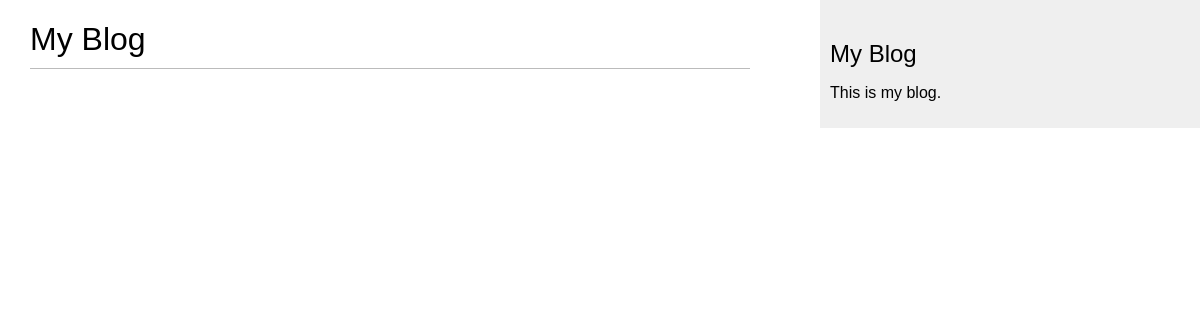
The page /blog/ on the database as committed earlier.
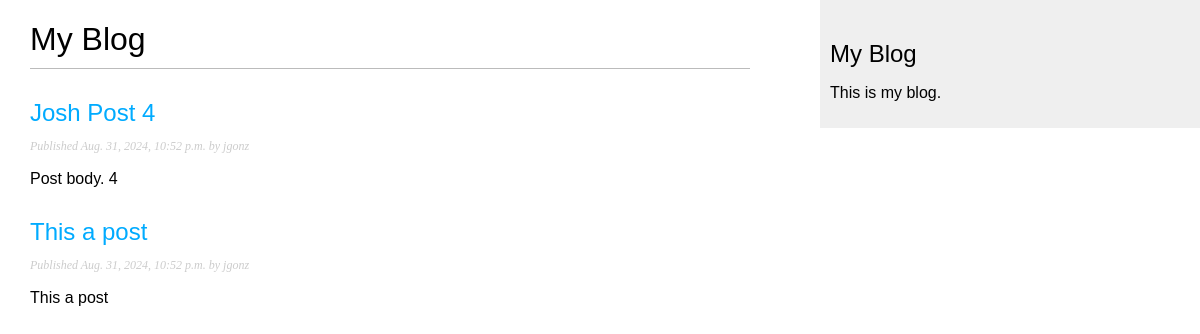
The same page on the database as committed later.
### blog/models.py (models this page shows, shortened)
class Post(models.Model):
    class Status(models.TextChoices):
        DRAFT = 'DF', 'Draft'
        PUBLISHED = 'PB', 'Published'
    title = models.CharField(max_length=250)
    slug = models.SlugField(max_length=250)
    author = models.ForeignKey(
        settings.AUTH_USER_MODEL,
        on_delete=models.CASCADE,
        related_name='blog_posts'
    )
    body = models.TextField()
    publish = models.DateTimeField(default=timezone.now)
    created = models.DateTimeField(auto_now_add=True)
    updated = models.DateTimeField(auto_now=True)
    status = models.CharField(
        max_length=2,
        choices=Status,
        default=Status.DRAFT
    )
    objects = models.Manager() # The default manager.
    published = PublishedManager() # Our custom manager.
    class Meta:
        ordering = ['-publish']
        indexes = [
            models.Index(fields=['-publish']),
        ]

### blog/views.py (the view)
# urls.py: path('', views.post_list, name='post_list'),
def post_list(request):
    posts = Post.published.all()
    return render(
        request,
        'blog/post/list.html',
        {'posts': posts}
    )

### blog/models.py (called while the page is built)
    def get_queryset(self):
        return (
            super().get_queryset().filter(status=Post.Status.PUBLISHED)
        )

### blog/templates/blog/post/list.html (shortened to what this page needs)
{% extends "blog/base.html" %}
{% block content %}
  <h1>My Blog</h1>
  {% for post in posts %}
    <h2>
        <a href="{% url 'blog:post_detail' post.id %}">
            {{ post.title }}
        </a>
    </h2>
    <p class="date">
        Published {{ post.publish }} by {{ post.author }}
    </p>
        {{ post.body|truncatewords:30|linebreaks }}
  {% endfor %}
{% endblock %}

### blog/templates/blog/base.html (shortened to what this page needs)
{% load static %}
<!DOCTYPE html>
<html>
    <head>
        <link href="{% static "css/blog.css" %}" rel="stylesheet">
    </head>
    <body>
        <div id="content">
            {% block content %}
            {% endblock %}
        </div>
        <div id="sidebar">
            <h2>My Blog</h2>
            <p>This is my blog.</p>
        </div>
    </body>
</html>

### blog/static/css/blog.css (style rules this page uses)
body { margin:0; padding:0; font-family:helvetica, sans-serif; }
a { color:#00abff; text-decoration:none; }
h1 { font-weight:normal; border-bottom:1px solid #bbb; padding:0 0 10px 0; }
h2 { font-weight:normal; margin:30px 0 0; }
#content { float:left; width:60%; padding:0 0 0 30px; }
#sidebar { float:right; width:30%; padding:10px; background:#efefef; height:100%; }
p.date { color:#ccc; font-family: georgia, serif; font-size: 12px; font-style: italic; }

Rows that differ between the two databases and show on the page:
added Post: title "Josh Post 4", publish "Aug. 31, 2024, 10:52 p.m.", author "jgonz", body "Post body. 4"
added Post: title "This a post", publish "Aug. 31, 2024, 10:52 p.m.", author "jgonz", body "This a post"
